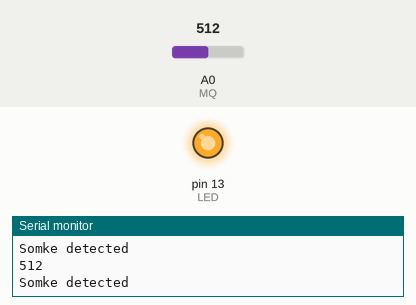
A sketch run on a simulated Arduino Uno, built with avr-gcc and run on an emulated ATmega328P. On the bench: output pins drawn as LEDs (lit = HIGH), the last lines printed to the serial monitor. The test bench sets the inputs (shaded band); at power-on: A0 (MQ) = 512.

Above: at 1.8 s.
1.9 s: A0 (MQ) set to 268
3.7 s: A0 (MQ) set to 243
At 5.5 s:
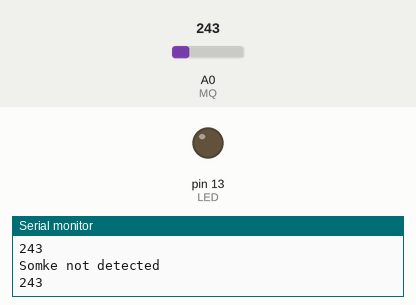
7.0 s: A0 (MQ) set to 260
At 7.8 s:
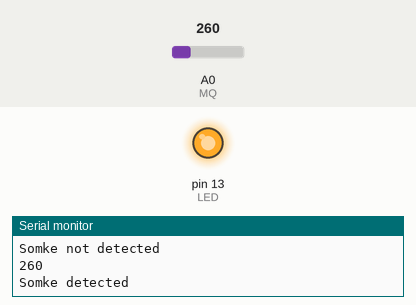
9.0 s: A0 (MQ) set to 240
At 10.5 s:
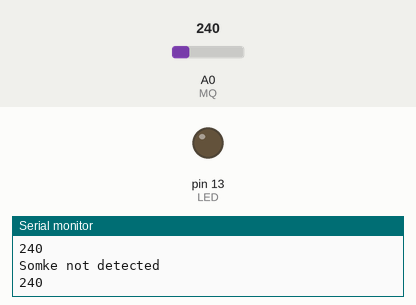
Timing chart, 0 to 12.0 s (numbered marks = the images above; inputs shaded):
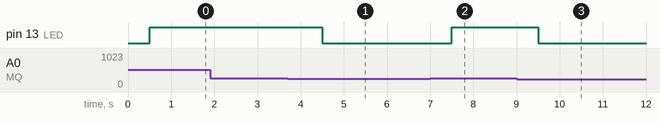

Measured:
- the behaviour switches between 251 and 250 on A0 (MQ) (found by bisection; images 0 and 1)
- after the input at 3.7 s, pin 13 (LED): HIGH → LOW after 0.80 s
- after the input at 7.0 s, pin 13 (LED): LOW → HIGH after 0.50 s
- after the input at 9.0 s, pin 13 (LED): HIGH → LOW after 0.50 s

The sketch:

mq_sensor.ino.ino
```cpp
int LED=13;
int MQ=A0;

void setup()
{
  pinMode(LED, OUTPUT);
  pinMode(MQ, INPUT);
  Serial.begin(9600);
}

void loop()
{
  int sensorval = analogRead(MQ);
  Serial.println(sensorval);
  delay(500);
  if(sensorval > 250)
  {
    digitalWrite(LED, HIGH);
    Serial.println("Somke detected");
  }
  else
  {
    digitalWrite(LED, LOW);
    Serial.println("Somke not detected");
  }
  delay(500);
}
```
